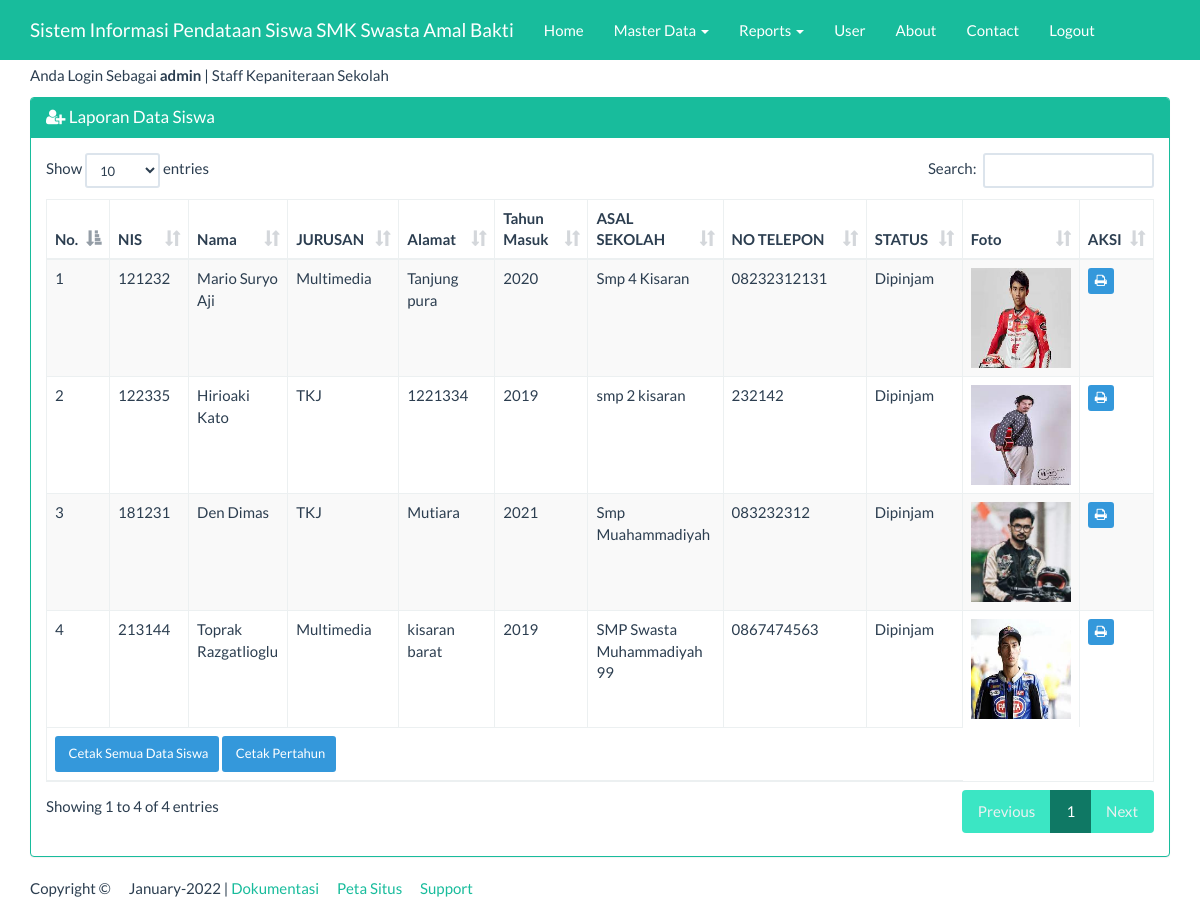
Page /index_admin.php?page=datasiswa&actions=report (signed in) on the committed database.
### tables this page shows
CREATE TABLE IF NOT EXISTS `datasiswa` (
`nis` int(5) NOT NULL,
  `nama` varchar(25) NOT NULL,
  `kelas` varchar(255) NOT NULL,
  `alamat` varchar(20) NOT NULL,
  `gender` varchar(50) NOT NULL,
  `agama` varchar(25) NOT NULL,
  `no_telp` varchar(50) NOT NULL,
  `foto` varchar(255) NOT NULL,
  `thn_masuk` varchar(11) NOT NULL,
  `Jurusan` varchar(50) NOT NULL,
  `asal_sekolah` varchar(500) NOT NULL,
  `Status` varchar(15) NOT NULL
);

### views/datasiswa_report.php (the view, shortened to what this page needs)
<div class="container">
    <div class="row">
        <div class="col-xs-12">
            <div class="panel panel-success">
                <div class="panel-heading">
                    <h3 class="panel-title"><span class="fa fa-user-plus"></span> Laporan Data Siswa</h3>
                </div>
                <div class="panel-body">
                    <table id="dtskripsi" class="table table-bordered table-striped table-hover">
                        <thead>
                            <tr>
                                <th>No.</th>
                                <th width="17%">NIS</th>
                                <th>Nama</th>
                                <th>JURUSAN</th>
                                <th width="14%">Alamat</center></th>
                                <th width="14%">Tahun Masuk</center></th>
                                <th width="15%">ASAL SEKOLAH</th><th width="90%">NO TELEPON</th><th>STATUS</th><th>Foto</th><th>AKSI</th>
                            </tr>
                        </thead>
                        <tbody>
                            <?php
                            $sql = "SELECT * FROM datasiswa";
                            $query = mysqli_query($koneksi, $sql) or die("SQL Anda Salah");
                            $nomor = 0;
                            while ($data = mysqli_fetch_array($query)) {
                                $nomor++;
                                ?>
                                <tr>
                                    <td><?= $nomor ?></td>
									                  <td><?= $data['nis'] ?></td>
                                                          <td><?= $data['nama'] ?></td>
                                    <td><?= $data['Jurusan'] ?></td>
                                    <td><?= $data['alamat'] ?></td>
                                    <td><?= $data['thn_masuk'] ?></td>
									                  <td><?= $data['asal_sekolah'] ?></td>
									                  <td><?= $data['no_telp'] ?></td>
									                  <td><?= $data['Status'] ?></td>
                                                      <td><?php echo "<img src='foto/".$data['foto']."' width='100px' height='100px'/>"?></td>
                                    <td>
                                        <a href="report/datasiswa_satu.php?nis=<?= $data['nis'] ?>" target="_blank" class="btn btn-info btn-xs">
                                            <span class="fa fa-print"></span>
                                        </a>
                                    </td>
                                </tr>
                            <?php } ?>
                        </tbody>
                        <tfoot>
                            <tr>
                                <td colspan="9">
                                    <a href="report/datasiswa_semua.php" target="_blank" class="btn btn-info btn-sm">
                                        <span class="fa fa_print"></span> Cetak Semua Data Siswa
                                    </a>
                                    <a href="#cetak_pertahun" class="btn btn-info btn-sm">
                                        <span class="fa fa_print"></span> Cetak Pertahun
                                    </a>
                                </td>
                            </tr>
                        </tfoot>
                    </table>
                </div>
            </div>
        </div>
    </div>
</div>

### index_admin.php (style rules this page uses)
body { margin-top:65px; }

### rows in the picture
datasiswa: nis "121232", nama "Mario Suryo Aji", Jurusan "Multimedia", alamat "Tanjung pura", thn_masuk "2020", asal_sekolah "Smp 4 Kisaran", no_telp "08232312131", Status "Dipinjam", foto (picture)
datasiswa: nis "122335", nama "Hirioaki Kato", Jurusan "TKJ", alamat "1221334", thn_masuk "2019", asal_sekolah "smp 2 kisaran", no_telp "232142", Status "Dipinjam", foto (picture)
datasiswa: nis "181231", nama "Den Dimas", Jurusan "TKJ", alamat "Mutiara", thn_masuk "2021", asal_sekolah "Smp Muahammadiyah", no_telp "083232312", Status "Dipinjam", foto (picture)
datasiswa: nis "213144", nama "Toprak Razgatlioglu", Jurusan "Multimedia", alamat "kisaran barat", thn_masuk "2019", asal_sekolah "SMP Swasta Muhammadiyah 99", no_telp "0867474563", Status "Dipinjam", foto (picture)

### other values in the picture
$_SESSION['username'] "admin"
$_SESSION['ket'] "Staff Kepaniteraan Sekolah"
